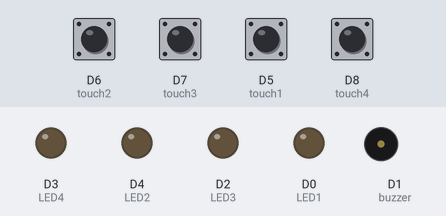
The sketch below on a simulated ESP8266 (NodeMCU). Shown: output pins drawn as LEDs (lit = HIGH), buzzer (waves = sounding, pin HIGH). Inputs (shaded band) come from the test bench; at power-on: D5 (touch1), D6 (touch2), D7 (touch3), D8 (touch4) LOW. WiFi joins after 1.5 s; servers stay silent unless stated; what the sketch prints to the serial monitor is not drawn.

Above: at 2.7 s.
2.8 s: D6 (touch2) pulled HIGH for 0.15 s
At 3.2 s:
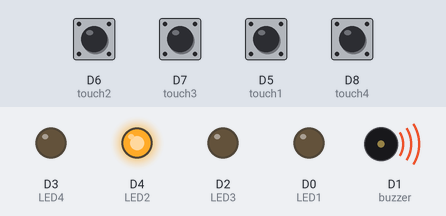
4.8 s: D7 (touch3) pulled HIGH for 0.15 s
At 5.2 s:
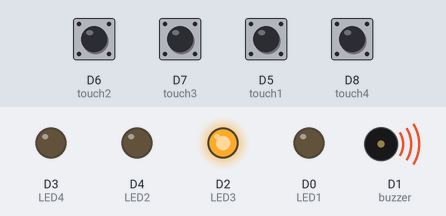
6.8 s: D5 (touch1) pulled HIGH for 0.15 s
At 7.1 s:
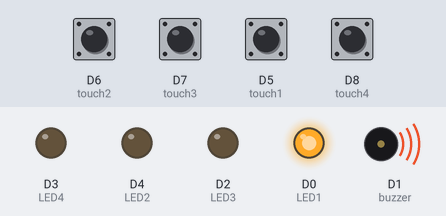
8.8 s: D8 (touch4) pulled HIGH for 0.15 s
At 9.2 s:
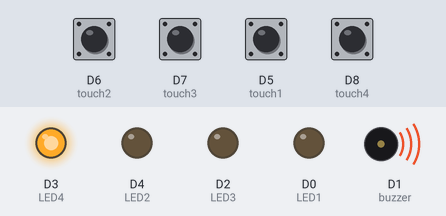
Timing chart, 0 to 11.8 s (numbered marks = the images above; inputs shaded):
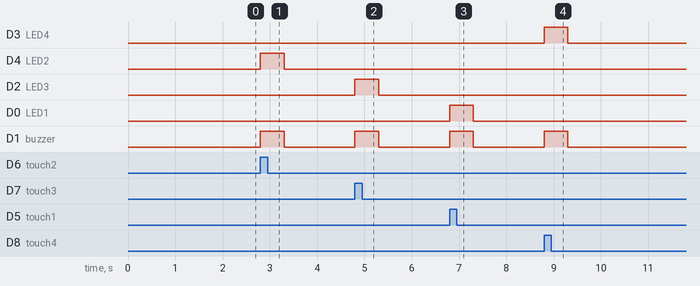

The sketch:

try_1.ino
```cpp
#include <ESP8266WiFi.h>
#include <ESPAsyncWebServer.h>

// Wi-Fi credentials
const char* ssid = "TanuPriya";
const char* password = "PritaN@06";

// Web server on port 80
AsyncWebServer server(80);

// Pin definitions
int LED1 = D0, LED2 = D4, LED3 = D2, LED4 = D3;
int touch1 = D5, touch2 = D6, touch3 = D7, touch4 = D8;
int buzzer = D1;

// Vote counters for each candidate
int count1 = 0, count2 = 0, count3 = 0, count4 = 0;

void setup() {
  Serial.begin(115200);

  // Initialize Wi-Fi connection
  WiFi.begin(ssid, password);
  while (WiFi.status() != WL_CONNECTED) {
    delay(500);
    Serial.print(".");
  }
  Serial.println("\nConnected to WiFi");
  Serial.println("IP Address: " + WiFi.localIP().toString());

  // Set pin modes
  pinMode(touch1, INPUT);
  pinMode(LED1, OUTPUT);
  pinMode(touch2, INPUT);
  pinMode(LED2, OUTPUT);
  pinMode(touch3, INPUT);
  pinMode(LED3, OUTPUT);
  pinMode(touch4, INPUT);
  pinMode(LED4, OUTPUT);
  pinMode(buzzer, OUTPUT);

  // Serve the web page
  server.on("/", HTTP_GET, [](AsyncWebServerRequest *request) {
    String html = R"rawliteral(
      <!DOCTYPE html>
      <html>
      <head>
        <title>Vote Counter</title>
        <script>
          function fetchVotes() {
            fetch('/getVotes')
              .then(response => response.json())
              .then(data => {
                document.getElementById('candidate1').textContent = data.count1;
                document.getElementById('candidate2').textContent = data.count2;
                document.getElementById('candidate3').textContent = data.count3;
                document.getElementById('candidate4').textContent = data.count4;
              });
          }
          setInterval(fetchVotes, 1000);  // Fetch votes every 1 second
        </script>
      </head>
      <body onload="fetchVotes()">
        <h1>Vote Counts:</h1>
        <p>Candidate 1: <span id="candidate1">0</span></p>
        <p>Candidate 2: <span id="candidate2">0</span></p>
        <p>Candidate 3: <span id="candidate3">0</span></p>
        <p>Candidate 4: <span id="candidate4">0</span></p>
      </body>
      </html>
    )rawliteral";
    request->send(200, "text/html", html);
  });

  // Endpoint to send vote counts as JSON
  server.on("/getVotes", HTTP_GET, [](AsyncWebServerRequest *request) {
    String json = "{";
    json += "\"count1\":" + String(count1) + ",";
    json += "\"count2\":" + String(count2) + ",";
    json += "\"count3\":" + String(count3) + ",";
    json += "\"count4\":" + String(count4);
    json += "}";
    request->send(200, "application/json", json);
  });

  server.begin();
}

void loop() {
  // Check touch sensors and increment votes
  if (digitalRead(touch1) == HIGH) {
    handleVote(1);
    delay(1000);  // Debounce delay
  } else if (digitalRead(touch2) == HIGH) {
    handleVote(2);
    delay(1000);
  } else if (digitalRead(touch3) == HIGH) {
    handleVote(3);
    delay(1000);
  } else if (digitalRead(touch4) == HIGH) {
    handleVote(4);
    delay(1000);
  }
}

// Handle vote and provide feedback
void handleVote(int candidate) {
  switch (candidate) {
    case 1:
      count1++;
      digitalWrite(LED1, HIGH);
      break;
    case 2:
      count2++;
      digitalWrite(LED2, HIGH);
      break;
    case 3:
      count3++;
      digitalWrite(LED3, HIGH);
      break;
    case 4:
      count4++;
      digitalWrite(LED4, HIGH);
      break;
  }

  // Buzzer feedback
  digitalWrite(buzzer, HIGH);
  delay(500);
  digitalWrite(buzzer, LOW);

  resetLEDs();
  Serial.println("Vote Registered: Candidate " + String(candidate));
}

// Reset LEDs after feedback
void resetLEDs() {
  digitalWrite(LED1, LOW);
  digitalWrite(LED2, LOW);
  digitalWrite(LED3, LOW);
  digitalWrite(LED4, LOW);
}
```

Measured:
- after the input at 2.8 s, D4 (LED2), D1 (buzzer): LOW → HIGH at once, → LOW 0.50 s later
- after the input at 4.8 s, D2 (LED3), D1 (buzzer): LOW → HIGH at once, → LOW 0.50 s later
- after the input at 6.8 s, D0 (LED1), D1 (buzzer): LOW → HIGH at once, → LOW 0.50 s later
- after the input at 8.8 s, D3 (LED4), D1 (buzzer): LOW → HIGH at once, → LOW 0.50 s later
